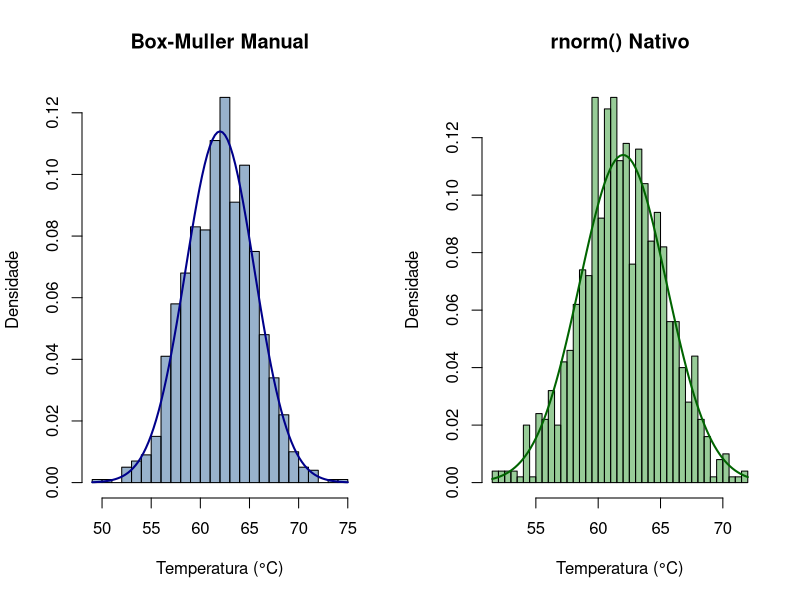

Write the R code that produced this figure.
#item 1
    n <- 500
    u1 <- runif(n)
    u2 <- runif(n)
    
    z1 <- sqrt(-2 * log(u1)) * cos(2 * pi * u2)
    z2 <- sqrt(-2 * log(u1)) * sin(2 * pi * u2)
    
    z <- c(z1, z2)
    
    temperatura_cpu <- 62 + 3.5 * z
    
    head(temperatura_cpu)

#item2
    u1 <- runif(n)
    u2 <- runif(n)
    
    z1 <- sqrt(-2 * log(u1)) * cos(2 * pi * u2)
    z2 <- sqrt(-2 * log(u1)) * sin(2 * pi * u2)
    
    temp_manual <- 62 + 3.5 * c(z1, z2)
    par(mfrow = c(1, 2))
    hist(temp_manual, breaks = 30, probability = TRUE, 
         col = rgb(0.2, 0.4, 0.6, 0.5), main = "Box-Muller Manual",
         xlab = "Temperatura (°C)", ylab = "Densidade")
    curve(dnorm(x, mean = 62, sd = 3.5), add = TRUE, col = "darkblue", lwd = 2)
    
    temp_nativa <- rnorm(n = 1000, mean = 62, sd = 3.5)
    hist(temp_nativa, breaks = 30, probability = TRUE, 
         col = rgb(0.2, 0.6, 0.2, 0.5), main = "rnorm() Nativo",
         xlab = "Temperatura (°C)", ylab = "Densidade")
    curve(dnorm(x, mean = 62, sd = 3.5), add = TRUE, col = "darkgreen", lwd = 2)
    
    par(mfrow = c(1, 1))

#item3
    #(a)MEDIA-AMOSTRAL
    media_manual <- mean(temp_manual)
    media_nativa <- mean(temp_nativa)

    cat("Media amostral manual: ", media_manual, "\n")
    cat("Media amostral nativa: ", media_nativa, "\n")

    #(b)DESVIO-PADRAO-AMOSTRAL
    dp_manual <- sd(temp_manual)
    dp_nativa <- sd(temp_nativa)

    cat("D. padrão amostral manual: ", dp_manual, "\n")
    cat("D. padrão amostral nativa: ", dp_nativa, "\n")

    #(c)TEMP-MAX-MIN

    max_manual <- max(temp_manual)
    max_nativa <- max(temp_nativa)

    cat("Max amostral manual: ", max_manual, "\n")
    cat("Max amostral nativa: ", max_nativa, "\n")

    min_manual <- min(temp_manual)
    min_nativa <- min(temp_nativa)

    cat("Min amostral manual: ", min_manual, "\n")
    cat("Min amostral nativa: ", min_nativa, "\n")

    #(d)P(T>68)
        #EMPIRICA
            cont_manual <- 0
            cont_nativa <- 0 
        
            for(i in 1:1000){
                if(temp_manual[i] > 68){
                    cont_manual <- cont_manual + 1
                }
                if (temp_nativa[i] > 68){
                    cont_nativa <- cont_nativa + 1
                }
            }
        
            cat("P(T>68) manual empirica é: ", cont_manual/1000, "\n")
            cat("P(T>68) nativa empirica é: ", cont_nativa/1000, "\n")

        #TEORICA
            prob_teo_68 <- 1 - pnorm(68, mean = 62, sd = 3.5)
            cat("P(T>68) teorica é: ", prob_teo_68, "\n")

    #(e)P(60 <T <65)
         #EMPIRICA
            cont_manual <- 0
            cont_nativa <- 0 
        
            for(i in 1:1000){
                if(temp_manual[i] > 60 & temp_manual[i] < 65){
                    cont_manual <- cont_manual + 1
                }
                if (temp_nativa[i] > 60 & temp_nativa[i] < 65){
                    cont_nativa <- cont_nativa + 1
                }
            }
        
            cat("P(60 < T < 65) manual empirica é: ", cont_manual/1000, "\n")
            cat("P(60 < T < 65) nativa empirica é: ", cont_nativa/1000, "\n")

        #TEORICA
            prob_teo_6065 <- pnorm(65, mean = 62, sd = 3.5) - pnorm(60, mean = 62, sd = 3.5)
            cat("P(60 < T < 65) teorica é: ", prob_teo_6065, "\n")

    #(f)P(T>75)
        #TEORICO
            prob_teo_75 <- 1 - pnorm(75, mean = 62, sd = 3.5)
            cat("P(T>75) teorica é: ", prob_teo_75, "\n")
